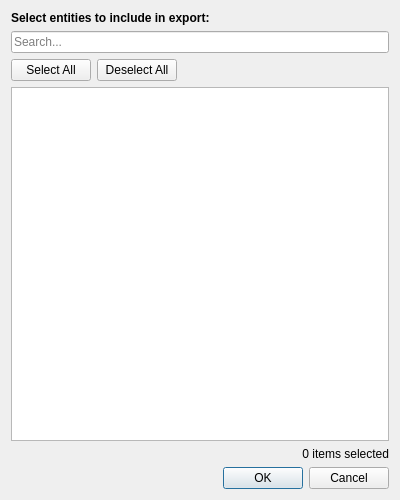
<?xml version="1.0" encoding="UTF-8"?>
<ui version="4.0">
 <class>EntitySelectorDialog</class>
 <widget class="QDialog" name="EntitySelectorDialog">
  <property name="geometry">
   <rect>
    <x>0</x>
    <y>0</y>
    <width>400</width>
    <height>500</height>
   </rect>
  </property>
  <property name="windowTitle">
   <string>Select Entities</string>
  </property>
  <layout class="QVBoxLayout" name="verticalLayout">
   <item>
    <widget class="QLabel" name="titleLabel">
     <property name="text">
      <string>Select entities to include in export:</string>
     </property>
     <property name="font">
      <font>
       <weight>75</weight>
       <bold>true</bold>
      </font>
     </property>
    </widget>
   </item>
   <item>
    <widget class="QLineEdit" name="searchLineEdit">
     <property name="placeholderText">
      <string>Search...</string>
     </property>
     <property name="clearButtonEnabled">
      <bool>true</bool>
     </property>
    </widget>
   </item>
   <item>
    <layout class="QHBoxLayout" name="buttonLayout">
     <item>
      <widget class="QPushButton" name="selectAllButton">
       <property name="text">
        <string>Select All</string>
       </property>
      </widget>
     </item>
     <item>
      <widget class="QPushButton" name="deselectAllButton">
       <property name="text">
        <string>Deselect All</string>
       </property>
      </widget>
     </item>
     <item>
      <spacer name="horizontalSpacer">
       <property name="orientation">
        <enum>Qt::Horizontal</enum>
       </property>
       <property name="sizeHint" stdset="0">
        <size>
         <width>40</width>
         <height>20</height>
        </size>
       </property>
      </spacer>
     </item>
    </layout>
   </item>
   <item>
    <widget class="QListWidget" name="entityListWidget">
     <property name="alternatingRowColors">
      <bool>true</bool>
     </property>
     <property name="selectionMode">
      <enum>QAbstractItemView::NoSelection</enum>
     </property>
    </widget>
   </item>
   <item>
    <widget class="QLabel" name="selectionCountLabel">
     <property name="text">
      <string>0 items selected</string>
     </property>
     <property name="alignment">
      <set>Qt::AlignRight|Qt::AlignTrailing|Qt::AlignVCenter</set>
     </property>
    </widget>
   </item>
   <item>
    <widget class="QDialogButtonBox" name="buttonBox">
     <property name="orientation">
      <enum>Qt::Horizontal</enum>
     </property>
     <property name="standardButtons">
      <set>QDialogButtonBox::Cancel|QDialogButtonBox::Ok</set>
     </property>
    </widget>
   </item>
  </layout>
 </widget>
 <resources/>
 <connections>
  <connection>
   <sender>buttonBox</sender>
   <signal>accepted()</signal>
   <receiver>EntitySelectorDialog</receiver>
   <slot>accept()</slot>
   <hints>
    <hint type="sourcelabel">
     <x>248</x>
     <y>474</y>
    </hint>
    <hint type="destinationlabel">
     <x>157</x>
     <y>274</y>
    </hint>
   </hints>
  </connection>
  <connection>
   <sender>buttonBox</sender>
   <signal>rejected()</signal>
   <receiver>EntitySelectorDialog</receiver>
   <slot>reject()</slot>
   <hints>
    <hint type="sourcelabel">
     <x>316</x>
     <y>474</y>
    </hint>
    <hint type="destinationlabel">
     <x>286</x>
     <y>274</y>
    </hint>
   </hints>
  </connection>
 </connections>
</ui>
